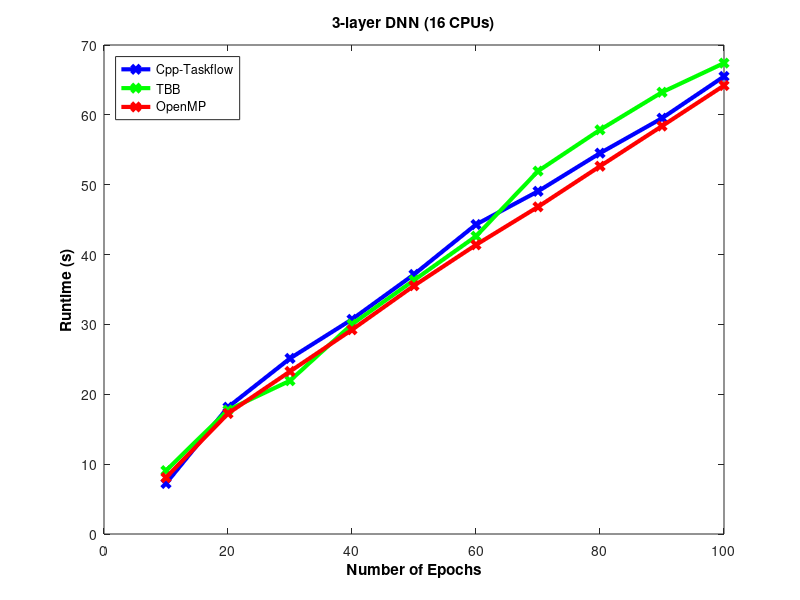

Write MATLAB code to recreate this figure.
%upload data
minist_tf = load("minist3_tf.txt");
minist_tbb = load("minist3_tbb.txt");
minist_omp = load("minist3_omp.txt");

%plotting
plot(minist_tf(:,1), minist_tf(:,2), 'linewidth',3,'-xb',
    minist_tbb(:,1), minist_tbb(:,2), 'linewidth',3,'-xg',
    minist_omp(:,1), minist_omp(:,2), 'linewidth',3,'-xr');

xlabel('Number of Epochs','Color','black','FontWeight','bold');
ylabel('Runtime (s)','Color','black','FontWeight','bold');

title('3-layer DNN (16 CPUs)','Color','black','FontWeight','bold');
%'north', 'south', 'east', 'west', 'northeast', 'southeast', 'northwest', 'southwest'
legend('Cpp-Taskflow','TBB','OpenMP','Location','northwest');